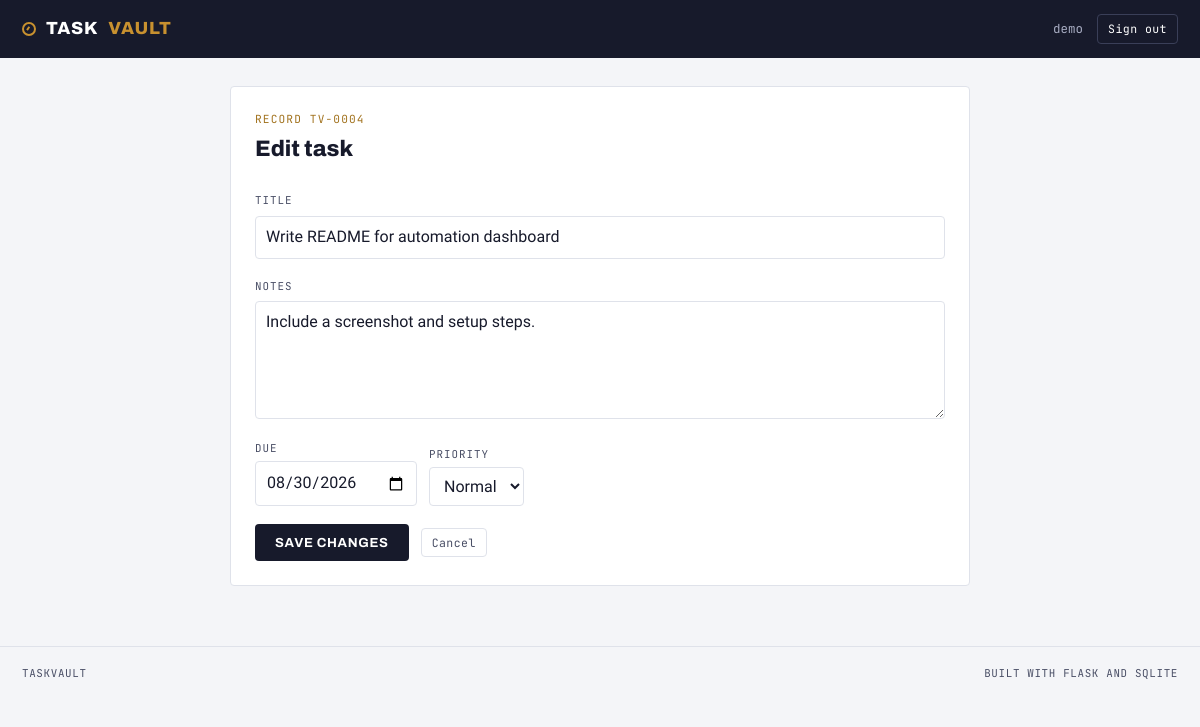
Page /tasks/4/edit (signed in) on the committed database.
### tables this page shows
CREATE TABLE tasks (
    id         INTEGER PRIMARY KEY AUTOINCREMENT,
    user_id    INTEGER NOT NULL,
    title      TEXT NOT NULL,
    notes      TEXT NOT NULL DEFAULT '',
    due_date   TEXT,
    priority   TEXT NOT NULL DEFAULT 'normal',
    completed  INTEGER NOT NULL DEFAULT 0,
    created_at TEXT NOT NULL,
    FOREIGN KEY (user_id) REFERENCES users(id) ON DELETE CASCADE
);

### app.py (the view, shortened to what this page needs)
@app.route("/tasks/<int:task_id>/edit", methods=["GET", "POST"])
@login_required
def edit_task(task_id):
    db = get_db()
    task = db.execute(
        "SELECT * FROM tasks WHERE id = ? AND user_id = ?",
        (task_id, session["user_id"]),
    ).fetchone()
    if task is None:
        flash("That task is not in your vault.", "error")
        return redirect(url_for("index"))
    return render_template("edit.html", task=task, priorities=PRIORITIES)

### app.py (called while the page is built)
def get_db():
    if "db" not in g:
        g.db = sqlite3.connect(DATABASE)
        g.db.row_factory = sqlite3.Row
        g.db.execute("PRAGMA foreign_keys = ON")
    return g.db

def login_required(view):
    @wraps(view)
    def wrapped(*args, **kwargs):
        if session.get("user_id") is None:
            return redirect(url_for("login"))
        return view(*args, **kwargs)
    return wrapped

@app.context_processor
def inject_user():
    return {"current_user": session.get("username")}

### taskvault/taskvault/templates/edit.html (shortened to what this page needs)
{% extends "layout.html" %}
{% block content %}
<div class="panel">
  <p class="panel-eyebrow">Record TV-{{ '%04d' % task.id }}</p>
  <h1 class="panel-title">Edit task</h1>
  <form method="post">
    <label class="field-block">
      <span>Title</span>
      <input type="text" name="title" value="{{ task.title }}" maxlength="200" required autofocus>
    </label>
    <label class="field-block">
      <span>Notes</span>
      <textarea name="notes" rows="4" maxlength="1000">{{ task.notes }}</textarea>
    </label>
    <div class="composer-row">
      <label class="field">
        <span>Due</span>
        <input type="date" name="due_date" value="{{ task.due_date or '' }}">
      </label>
      <label class="field">
        <span>Priority</span>
        <select name="priority">
          {% for p in priorities %}
            <option value="{{ p }}" {% if p == task.priority %}selected{% endif %}>{{ p|capitalize }}</option>
          {% endfor %}
        </select>
      </label>
    </div>
    <div class="panel-actions">
      <button class="btn-primary" type="submit">Save changes</button>
      <a class="btn-quiet" href="{{ url_for('index') }}">Cancel</a>
    </div>
  </form>
</div>
{% endblock %}

### taskvault/taskvault/static/styles.css (style rules this page uses)
:root { --ink: #171A2B; --ink-soft: #4A4F66; --paper: #F4F5F8; --card: #FFFFFF; --line: #DFE2EA; --brass: #C8912F; --brass-deep: #A2731F; --keep: #2C7A63; --late: #B23A34; --radius: 4px; }
* { box-sizing: border-box; }
body { margin: 0; background: var(--paper); color: var(--ink); font-family: "Source Sans 3", system-ui, sans-serif; font-size: 16px; line-height: 1.55; -webkit-font-smoothing: antialiased; }
a { color: var(--ink); }
.composer-row { display: flex; align-items: flex-end; gap: 12px; margin-top: 12px; flex-wrap: wrap; }
.field { display: flex; flex-direction: column; gap: 4px; }
.field > span, .field-block > span { font-family: "JetBrains Mono", monospace; font-size: 0.68rem; text-transform: uppercase; letter-spacing: 0.09em; color: var(--ink-soft); }
.field-block { display: block; margin-bottom: 14px; }
input[type="text"], input[type="password"], input[type="date"], select, textarea { font: inherit; color: var(--ink); border: 1px solid var(--line); border-radius: var(--radius); padding: 8px 10px; background: #fff; }
.field-block input, .field-block textarea { width: 100%; margin-top: 4px; }
.btn-primary { font-family: "Archivo", sans-serif; font-weight: 700; font-size: 0.82rem; letter-spacing: 0.05em; text-transform: uppercase; background: var(--ink); color: #fff; border: 0; border-radius: var(--radius); padding: 11px 20px; cursor: pointer; transition: background 0.15s; }
.btn-quiet { display: inline-block; font-family: "JetBrains Mono", monospace; font-size: 0.72rem; letter-spacing: 0.04em; padding: 5px 10px; border: 1px solid var(--line); border-radius: var(--radius); background: transparent; color: var(--ink-soft); text-decoration: none; cursor: pointer; }
.panel { background: var(--card); border: 1px solid var(--line); border-radius: var(--radius); padding: 24px; }
.panel-eyebrow { font-family: "JetBrains Mono", monospace; font-size: 0.7rem; letter-spacing: 0.1em; text-transform: uppercase; color: var(--brass-deep); margin: 0; }
.panel-title { font-family: "Archivo", sans-serif; font-weight: 800; font-size: 1.4rem; margin: 4px 0 20px; }
.panel-actions { display: flex; align-items: center; gap: 12px; margin-top: 18px; }

### rows in the picture
tasks: id "0004", title "Write README for automation dashboard", notes "Include a screenshot and setup steps.", due_date "08/30/2026", priority "Normal"

### other values in the picture
{{ current_user }} "demo"
